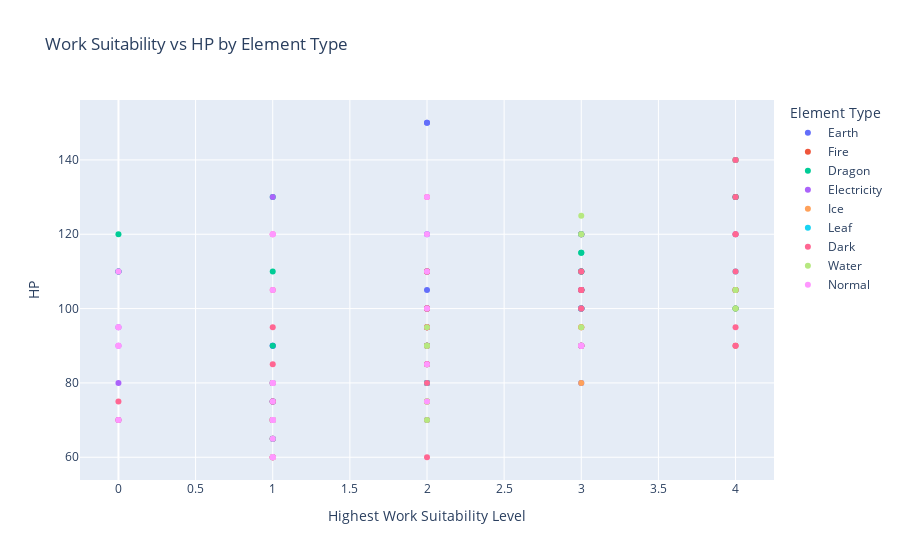
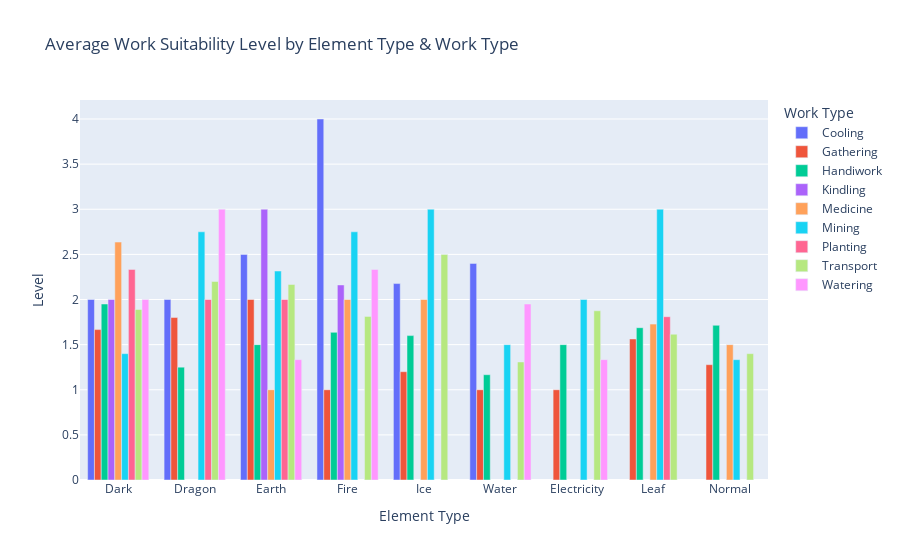
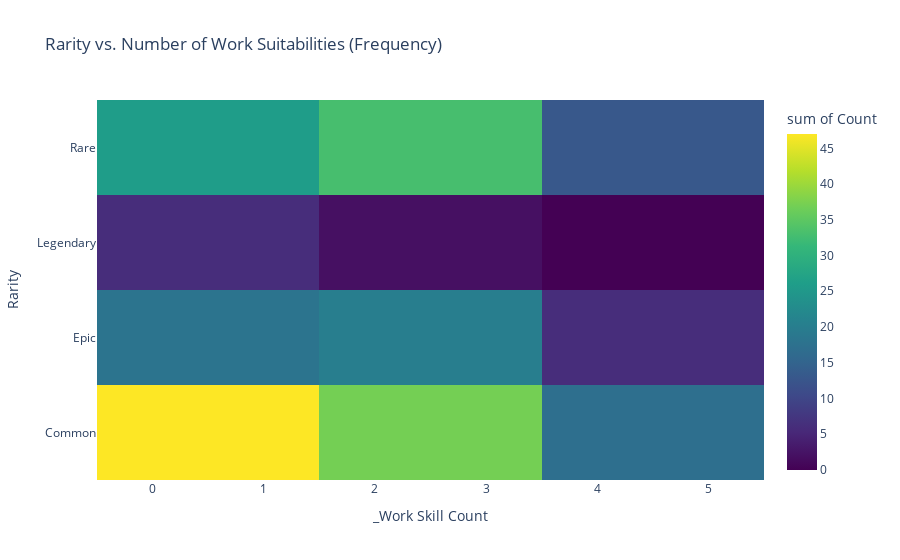
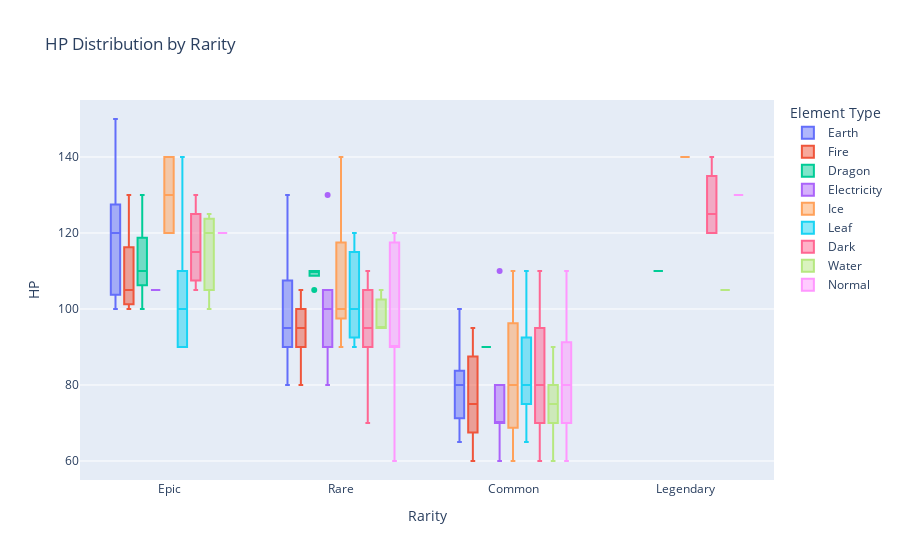

Notebook code cell kept with these figures, in order:
### Code cell
import re
import pandas as pd
import numpy as np
import plotly.express as px

# --- Config ---
KNOWN_WORK_ALIASES = {
    "medicine":"Medicine","medicineproduction":"Medicine",
    "transport":"Transport","transporting":"Transport",
    "cooling":"Cooling","watering":"Watering",
    "kindling":"Kindling","lumbering":"Lumbering",
    "planting":"Planting","gathering":"Gathering",
    "mining":"Mining","handiwork":"Handiwork"
}

# --- Detect work-type columns ---
def detect_work_cols(df):
    work_cols = []
    for c in df.columns:
        key = re.sub(r"[^a-z]","", c.lower())
        if key in KNOWN_WORK_ALIASES:
            work_cols.append(c)
    return work_cols

def unify_work_names(cols):
    out = {}
    for c in cols:
        key = re.sub(r"[^a-z]","", c.lower())
        out[c] = KNOWN_WORK_ALIASES.get(key, c)
    return out

def build_features(df, work_cols):
    out = df.copy()
    if work_cols:
        levels = out[work_cols].apply(pd.to_numeric, errors="coerce").fillna(0)
        out["Highest Work Suitability Level"] = levels.max(axis=1)
        aliases = unify_work_names(work_cols)
        def summarize(row):
            items = []
            for c in work_cols:
                v = pd.to_numeric(row[c], errors="coerce")
                if pd.notna(v) and v > 0:
                    items.append(f"{aliases[c]} {int(v)}")
            return ", ".join(items) if items else "None"
        out["Work Types"] = out.apply(summarize, axis=1)
        out["_Work Skill Count"] = (levels > 0).sum(axis=1)
    else:
        out["Highest Work Suitability Level"] = 0
        out["Work Types"] = "None"
        out["_Work Skill Count"] = 0
    return out

# --- Prepare data ---
work_cols = detect_work_cols(pal_frame)
pal_frame = build_features(pal_frame, work_cols)

# --- 1. Scatter Plot ---
fig1 = px.scatter(
    pal_frame,
    x="Highest Work Suitability Level",
    y="HP",
    color="Element Type",
    hover_data={"ID":True, "Rarity":True, "Work Types":True},
    title="Work Suitability vs HP by Element Type"
)
fig1.show()

# --- 2. Grouped Bar Chart ---
if work_cols:
    # ensure numeric work columns
    pal_frame[work_cols] = pal_frame[work_cols].apply(pd.to_numeric, errors="coerce")
    
    aliases = unify_work_names(work_cols)
    
    melted = pal_frame.melt(
        id_vars=["Element Type"],
        value_vars=work_cols,
        var_name="Work Type",
        value_name="Level"
    )
    melted["Work Type"] = melted["Work Type"].map(aliases)
    melted["Level"] = pd.to_numeric(melted["Level"], errors="coerce")
    melted = melted.dropna(subset=["Level"])  # or .fillna(0)
    
    agg_df = (
        melted
        .groupby(["Element Type", "Work Type"], as_index=False, observed=True)
        .agg(Level=("Level", "mean"))
    )
    
    fig2 = px.bar(
        agg_df,
        x="Element Type", y="Level", color="Work Type",
        barmode="group",
        title="Average Work Suitability Level by Element Type & Work Type"
    )
    fig2.show()


# --- 3. Heatmap ---
if work_cols and "Rarity" in pal_frame:
    heat_df = pal_frame.groupby(["Rarity","_Work Skill Count"]).size().reset_index(name="Count")
    fig3 = px.density_heatmap(
        heat_df,
        x="_Work Skill Count", y="Rarity", z="Count", color_continuous_scale="Viridis",
        title="Rarity vs. Number of Work Suitabilities (Frequency)"
    )
    fig3.show()

# --- 4. Boxplots ---
if "Rarity" in pal_frame:
    fig4 = px.box(pal_frame, x="Rarity", y="HP", color="Element Type",
                  title="HP Distribution by Rarity")
    fig4.show()
    fig5 = px.box(pal_frame, x="Rarity", y="Defense", color="Element Type",
                  title="Defense Distribution by Rarity")
    fig5.show()

### Figure 1 — Plotly figure (JSON) as saved in the notebook; plotly's stock layout.template omitted (floating-point values rounded to 4 significant figures; data arrays with more than 128 entries replaced by an {"elided": "..."} marker saying what was removed)
{"data": [{"customdata": [["#100", "Epic", "Handiwork 4, Mining 3, Transport 2"], ["#145", "Rare", "Mining 2, Gathering 4, Planting 4"], ["#83", "Rare", "Handiwork 1, Mining 3, Transport 3"], ["#123", "Rare", "Gathering 2"], ["#67", "Rare", "Mining 3"], ["#43", "Common", "Mining 2, Transport 1, Watering 1"], ["#43", "Rare", "Mining 2, Transport 1, Watering 1"], ["#37", "Rare", "None"], ["#22", "Common", "Handiwork 1, Mining 1, Transport 1"], ["#140", "Epic", "Gathering 2"], ["#49", "Rare", "Handiwork 1, Mining 2, Transport 3"], ["#13", "Common", "Planting 1"], ["#32", "Common", "Handiwork 1, Transport 2, Gathering 1"], ["#117", "Common", "Mining 1"], ["#120", "Epic", "Mining 4, Transport 4, Gathering 3"], ["#90", "Epic", "Mining 2, Planting 2"], ["#90", "Epic", "Mining 2, Cooling 2"], ["#99", "Epic", "Mining 3"], ["#99", "Epic", "Mining 3"], ["#119", "Rare", "Gathering 1, Medicine 1"], ["#88", "Rare", "Mining 3, Kindling 3"], ["#88", "Rare", "Mining 3, Cooling 3"], ["#48", "Rare", "Handiwork 2, Transport 2, Gathering 2, Medicine 1"], ["#20", "Common", "Mining 1"], ["#65", "Rare", "Gathering 1"], ["#148", "Common", "Mining 1, Transport 1, Watering 2"], ["#92", "Epic", "Handiwork 1, Transport 3, Planting 1"], ["#92", "Epic", "Handiwork 1, Mining 3, Transport 3"]], "hovertemplate": "Element Type=Earth<br>Highest Work Suitability Level=%{x}<br>HP=%{y}<br>ID=%{customdata[0]}<br>Rarity=%{customdata[1]}<br>Work Types=%{customdata[2]}<extra></extra>", "legendgroup": "Earth", "marker": {"color": "#636efa", "symbol": "circle"}, "mode": "markers", "name": "Earth", "orientation": "v", "showlegend": true, "type": "scatter", "x": [4, 4, 3, 2, 3, 2, 2, 0, 1, 2, 3, 1, 2, 1, 4, 2, 2, 3, 3, 1, 3, 3, 2, 1, 1, 2, 3, 3], "xaxis": "x", "y": [120, 130, 100, 95, 80, 100, 105, 95, 65, 120, 90, 70, 80, 75, 105, 150, 150, 100, 100, 90, 110, 110, 90, 80, 90, 85, 120, 120], "yaxis": "y"}, {"customdata": [["#42", "Common", "Kindling 2"], ["#96", "Epic", "Mining 4, Kindling 3"], ["#96", "Epic", "Mining 4, Kindling 4"], ["#84", "Rare", "Kindling 3"], ["#84", "Epic", "Kindling 3"], ["#72", "Rare", "Handiwork 1, Transport 2, Kindling 2, Gathering 1"], ["#72", "Rare", "Handiwork 1, Transport 2, Kindling 2, Gathering 1"], ["#55", "Rare", "Kindling 2, Gathering 1"], ["#105", "Epic", "Transport 3, Kindling 3"], ["#152", "Common", "Transport 1, Kindling 2, Watering 2"], ["#70", "Common", "Handiwork 1, Transport 1, Kindling 1"], ["#5", "Common", "Kindling 1"], ["#6", "Common", "Handiwork 1, Transport 1, Kindling 1, Watering 1"], ["#153", "Rare", "Transport 2, Kindling 3, Watering 4"], ["#31", "Common", "Handiwork 1, Transport 1, Kindling 2"], ["#40", "Common", "Handiwork 2, Mining 1, Transport 2, Kindling 1"], ["#101", "Epic", "Kindling 4"], ["#75", "Rare", "Handiwork 2, Transport 2, Kindling 2, Medicine 2"], ["#81", "Common", "Kindling 1"], ["#61", "Rare", "Kindling 2"], ["#45", "Common", "Handiwork 1, Transport 1, Kindling 1, Gathering 1"], ["#58", "Rare", "Kindling 2"], ["#58", "Rare", "Kindling 2"], ["#74", "Rare", "Transport 3, Kindling 3"], ["#-1", "Common", "Transport 1"], ["#9", "Common", "Kindling 1"], ["#118", "Rare", "Handiwork 2, Mining 2, Kindling 3, Gathering 1"], ["#102", "Epic", "Kindling 3"], ["#71", "Common", "Transport 3, Kindling 1"], ["#154", "Epic", "Kindling 3, Cooling 4"], ["#76", "Rare", "Handiwork 3, Transport 2, Kindling 2"], ["#76", "Rare", "Handiwork 3, Transport 2, Kindling 2"]], "hovertemplate": "Element Type=Fire<br>Highest Work Suitability Level=%{x}<br>HP=%{y}<br>ID=%{customdata[0]}<br>Rarity=%{customdata[1]}<br>Work Types=%{customdata[2]}<extra></extra>", "legendgroup": "Fire", "marker": {"color": "#EF553B", "symbol": "circle"}, "mode": "markers", "name": "Fire", "orientation": "v", "showlegend": true, "type": "scatter", "x": [2, 4, 4, 3, 3, 2, 2, 2, 3, 2, 1, 1, 1, 4, 2, 2, 4, 2, 1, 2, 1, 2, 2, 3, 1, 1, 3, 3, 3, 4, 3, 3], "xaxis": "x", "y": [85, 100, 105, 105, 105, 80, 80, 90, 100, 75, 60, 65, 60, 90, 90, 95, 130, 95, 70, 100, 80, 100, 100, 95, 70, 75, 105, 120, 90, 105, 90, 90], "yaxis": "y"}, {"customdata": [["#98", "Epic", "Handiwork 1, Mining 4"], ["#82", "Rare", "Watering 3"], ["#82", "Epic", "Cooling 3"], ["#55", "Common", "Gathering 1, Cooling 1"], ["#64", "Rare", "Planting 2"], ["#64", "Rare", "None"], ["#80", "Rare", "None"], ["#80", "Epic", "Watering 3"], ["#111", "Legendary", "Gathering 3"], ["#101", "Epic", "Watering 4"], ["#106", "Epic", "Handiwork 2, Transport 3"], ["#95", "Rare", "Handiwork 1, Mining 2, Transport 3, Gathering 2"], ["#95", "Epic", "Handiwork 1, Mining 2, Transport 3, Gathering 2, Planting 2"], ["#85", "Epic", "Transport 1, Watering 2"], ["#85", "Epic", "Transport 1"], ["#130", "Epic", "None"], ["#126", "Epic", "Mining 3"], ["#127", "Epic", "Gathering 1"]], "hovertemplate": "Element Type=Dragon<br>Highest Work Suitability Level=%{x}<br>HP=%{y}<br>ID=%{customdata[0]}<br>Rarity=%{customdata[1]}<br>Work Types=%{customdata[2]}<extra></extra>", "legendgroup": "Dragon", "marker": {"color": "#00cc96", "symbol": "circle"}, "mode": "markers", "name": "Dragon", "orientation": "v", "showlegend": true, "type": "scatter", "x": [4, 3, 3, 1, 2, 0, 0, 3, 3, 4, 3, 3, 3, 2, 1, 0, 3, 1], "xaxis": "x", "y": [100, 110, 115, 90, 110, 110, 110, 115, 110, 130, 100, 105, 105, 110, 110, 120, 110, 130], "yaxis": "y"}, {"customdata": [["#136", "Rare", "Gathering 1"], ["#73", "Rare", "Transport 3, Gathering 1"], ["#25", "Common", "Transport 1, Watering 1"], ["#62", "Common", "Handiwork 1, Transport 1"], ["#93", "Common", "None"], ["#103", "Epic", "Handiwork 2, Transport 3"], ["#12", "Common", "None"], ["#33", "Rare", "Handiwork 2, Transport 3"], ["#10", "Common", "Handiwork 1, Transport 1, Watering 1"], ["#11", "Rare", "Handiwork 2, Mining 2, Transport 2, Watering 2"], ["#60", "Rare", "None"], ["#7", "Common", "Handiwork 1, Transport 1"], ["#56", "Rare", "None"]], "hovertemplate": "Element Type=Electricity<br>Highest Work Suitability Level=%{x}<br>HP=%{y}<br>ID=%{customdata[0]}<br>Rarity=%{customdata[1]}<br>Work Types=%{customdata[2]}<extra></extra>", "legendgroup": "Electricity", "marker": {"color": "#ab63fa", "symbol": "circle"}, "mode": "markers", "name": "Electricity", "orientation": "v", "showlegend": true, "type": "scatter", "x": [1, 3, 1, 1, 0, 3, 0, 3, 1, 2, 0, 1, 0], "xaxis": "x", "y": [130, 105, 80, 70, 110, 105, 70, 100, 70, 100, 90, 60, 80], "yaxis": "y"}, {"customdata": [["#137", "Epic", "Mining 3, Cooling 4"], ["#83", "Rare", "Handiwork 1, Transport 3, Cooling 3"], ["#57", "Rare", "Cooling 2"], ["#5", "Common", "Cooling 1"], ["#110", "Legendary", "Cooling 4"], ["#143", "Common", "Gathering 1, Cooling 2"], ["#32", "Common", "Handiwork 1, Transport 2, Gathering 1, Cooling 1"], ["#142", "Common", "Handiwork 2, Transport 1, Cooling 3, Medicine 2"], ["#12", "Common", "Cooling 1"], ["#89", "Epic", "Gathering 1, Cooling 3"], ["#46", "Common", "Handiwork 2, Cooling 3"], ["#24", "Common", "Cooling 1"], ["#59", "Common", "Cooling 2"], ["#79", "Rare", "Cooling 2, Medicine 2"], ["#53", "Common", "Gathering 1, Cooling 1"], ["#54", "Rare", "Gathering 2, Cooling 2"], ["#91", "Rare", "Handiwork 2, Transport 4, Cooling 2"]], "hovertemplate": "Element Type=Ice<br>Highest Work Suitability Level=%{x}<br>HP=%{y}<br>ID=%{customdata[0]}<br>Rarity=%{customdata[1]}<br>Work Types=%{customdata[2]}<extra></extra>", "legendgroup": "Ice", "marker": {"color": "#FFA15A", "symbol": "circle"}, "mode": "markers", "name": "Ice", "orientation": "v", "showlegend": true, "type": "scatter", "x": [4, 3, 2, 1, 4, 2, 2, 3, 1, 3, 3, 1, 2, 2, 1, 2, 4], "xaxis": "x", "y": [140, 100, 90, 65, 140, 110, 80, 95, 70, 120, 80, 70, 100, 110, 60, 100, 140], "yaxis": "y"}, {"customdata": [["#50", "Common", "Handiwork 1, Transport 2, Gathering 1, Medicine 1, Planting 1"], ["#30", "Common", "Handiwork 1, Transport 1, Gathering 1, Medicine 2, Planting 1"], ["#86", "Rare", "Planting 3"], ["#35", "Common", "Planting 2"], ["#41", "Common", "Medicine 1, Planting 2"], ["#51", "Epic", "Handiwork 2, Gathering 2, Medicine 2, Planting 2"], ["#28", "Common", "Handiwork 1, Transport 1, Gathering 1, Medicine 1, Planting 1"], ["#-1", "Common", "Transport 1"], ["#141", "Common", "Transport 1, Gathering 1, Planting 2"], ["#4", "Common", "Handiwork 1, Gathering 1, Medicine 1, Planting 1"], ["#115", "Common", "Handiwork 2, Gathering 1, Medicine 2, Planting 2"], ["#104", "Epic", "Handiwork 3, Gathering 2, Medicine 3, Planting 4"], ["#33", "Rare", "Handiwork 2, Transport 3, Planting 2"], ["#144", "Common", "Mining 3, Gathering 2, Planting 2"], ["#87", "Epic", "Handiwork 2, Transport 1, Gathering 2, Medicine 2, Planting 3"], ["#39", "Common", "Handiwork 1, Transport 1, Gathering 1, Planting 1"], ["#48", "Rare", "Handiwork 2, Transport 2, Gathering 2, Medicine 1, Planting 1"], ["#116", "Common", "Handiwork 1, Gathering 2, Planting 2"], ["#8", "Common", "Handiwork 1, Transport 1, Gathering 1, Planting 1"], ["#78", "Epic", "Handiwork 2, Transport 1, Gathering 2, Medicine 3, Planting 2"], ["#77", "Epic", "Handiwork 3, Transport 2, Gathering 3, Planting 2"], ["#91", "Epic", "Handiwork 2, Transport 4, Planting 1"]], "hovertemplate": "Element Type=Leaf<br>Highest Work Suitability Level=%{x}<br>HP=%{y}<br>ID=%{customdata[0]}<br>Rarity=%{customdata[1]}<br>Work Types=%{customdata[2]}<extra></extra>", "legendgroup": "Leaf", "marker": {"color": "#19d3f3", "symbol": "circle"}, "mode": "markers", "name": "Leaf", "orientation": "v", "showlegend": true, "type": "scatter", "x": [2, 2, 3, 2, 2, 2, 1, 1, 2, 1, 2, 4, 3, 3, 3, 1, 2, 2, 1, 3, 3, 4], "xaxis": "x", "y": [80, 80, 120, 100, 70, 90, 75, 65, 80, 75, 90, 110, 100, 105, 100, 80, 90, 110, 80, 100, 90, 140], "yaxis": "y"}, {"customdata": {"elided": "44x3 str values"}, "hovertemplate": "Element Type=Dark<br>Highest Work Suitability Level=%{x}<br>HP=%{y}<br>ID=%{customdata[0]}<br>Rarity=%{customdata[1]}<br>Work Types=%{customdata[2]}<extra></extra>", "legendgroup": "Dark", "marker": {"color": "#FF6692", "symbol": "circle"}, "mode": "markers", "name": "Dark", "orientation": "v", "showlegend": true, "type": "scatter", "x": [4, 4, 2, 0, 1, 1, 1, 1, 1, 4, 3, 4, 4, 2, 3, 3, 1, 2, 2, 2, 2, 2, 1, 2, 3, 2, 0, 2, 3, 1, 3, 1, 3, 1, 4, 1, 2, 2, 4, 2, 2, 2, 3, 2], "xaxis": "x", "y": [120, 120, 100, 75, 85, 70, 70, 105, 70, 110, 100, 140, 90, 70, 100, 105, 70, 95, 90, 90, 60, 100, 80, 80, 110, 75, 70, 130, 105, 75, 110, 95, 105, 75, 130, 120, 110, 85, 95, 110, 110, 95, 90, 90], "yaxis": "y"}, {"customdata": [["#-1", "Common", "Transport 1"], ["#86", "Epic", "Watering 3"], ["#25", "Common", "Transport 1, Watering 1"], ["#114", "Common", "Handiwork 1, Transport 1, Gathering 1, Watering 1"], ["#105", "Epic", "Transport 3, Watering 4"], ["#152", "Common", "Transport 1, Watering 2"], ["#6", "Common", "Handiwork 1, Transport 1, Watering 1"], ["#31", "Common", "Handiwork 1, Transport 1, Watering 2"], ["#150", "Common", "Handiwork 1, Transport 1, Watering 2"], ["#81", "Common", "Watering 1"], ["#23", "Common", "Transport 2, Gathering 1, Watering 1"], ["#146", "Common", "Transport 1, Watering 1, Cooling 2"], ["#155", "Legendary", "Watering 4"], ["#10", "Common", "Handiwork 1, Transport 1, Watering 1, Cooling 1"], ["#11", "Rare", "Handiwork 2, Mining 2, Transport 2, Watering 2, Cooling 2"], ["#147", "Rare", "Watering 2, Cooling 3"], ["#65", "Common", "Watering 2"], ["#102", "Epic", "Watering 3"], ["#16", "Common", "Watering 1"], ["#148", "Common", "Mining 1, Transport 1, Watering 2"], ["#154", "Rare", "Watering 3, Cooling 4"]], "hovertemplate": "Element Type=Water<br>Highest Work Suitability Level=%{x}<br>HP=%{y}<br>ID=%{customdata[0]}<br>Rarity=%{customdata[1]}<br>Work Types=%{customdata[2]}<extra></extra>", "legendgroup": "Water", "marker": {"color": "#B6E880", "symbol": "circle"}, "mode": "markers", "name": "Water", "orientation": "v", "showlegend": true, "type": "scatter", "x": [1, 3, 1, 1, 4, 2, 1, 2, 2, 1, 2, 2, 4, 1, 2, 3, 2, 3, 1, 2, 4], "xaxis": "x", "y": [70, 120, 80, 80, 100, 75, 60, 90, 75, 70, 70, 75, 105, 70, 95, 95, 90, 125, 70, 75, 105], "yaxis": "y"}, {"customdata": [["#2", "Common", "Handiwork 1, Mining 1, Transport 1, Gathering 1"], ["#-1", "Common", "Gathering 1"], ["#132", "Rare", "Gathering 1"], ["#3", "Common", "Gathering 1"], ["#18", "Common", "Gathering 1"], ["#26", "Common", "Gathering 1"], ["#122", "Rare", "Handiwork 3, Transport 2, Gathering 2, Medicine 1"], ["#37", "Common", "None"], ["#-1", "Common", "None"], ["#93", "Common", "None"], ["#47", "Common", "Gathering 2"], ["#49", "Rare", "Handiwork 1, Transport 3"], ["#52", "Rare", "Gathering 2"], ["#-1", "Common", "Gathering 1"], ["#-1", "Common", "Transport 1"], ["#89", "Epic", "Gathering 1"], ["#1", "Common", "Handiwork 1, Transport 1"], ["#69", "Rare", "Handiwork 2, Mining 1, Transport 2, Medicine 2"], ["#63", "Rare", "Handiwork 3, Transport 1, Gathering 1"], ["#36", "Common", "None"], ["#124", "Rare", "Transport 1, Gathering 1"], ["#29", "Common", "None"], ["#38", "Common", "Gathering 2"], ["#108", "Legendary", "Mining 2"], ["#-1", "Common", "Transport 1"], ["#39", "Common", "Handiwork 1, Transport 1, Gathering 1"], ["#27", "Common", "Gathering 1"], ["#14", "Common", "Gathering 1"], ["#34", "Common", "None"], ["#121", "Common", "Gathering 2"]], "hovertemplate": "Element Type=Normal<br>Highest Work Suitability Level=%{x}<br>HP=%{y}<br>ID=%{customdata[0]}<br>Rarity=%{customdata[1]}<br>Work Types=%{customdata[2]}<extra></extra>", "legendgroup": "Normal", "marker": {"color": "#FF97FF", "symbol": "circle"}, "mode": "markers", "name": "Normal", "orientation": "v", "showlegend": true, "type": "scatter", "x": [1, 1, 1, 1, 1, 1, 3, 0, 0, 0, 2, 3, 2, 1, 1, 1, 1, 2, 3, 0, 1, 0, 2, 2, 1, 1, 1, 1, 0, 2], "xaxis": "x", "y": [70, 65, 120, 60, 70, 80, 90, 95, 95, 110, 75, 90, 110, 80, 80, 120, 70, 120, 90, 90, 60, 90, 100, 130, 105, 75, 60, 70, 70, 85], "yaxis": "y"}], "layout": {"autosize": true, "legend": {"title": {"text": "Element Type"}, "tracegroupgap": 0}, "title": {"text": "Work Suitability vs HP by Element Type"}, "xaxis": {"anchor": "y", "autorange": true, "domain": [0, 1], "range": [-0.2433, 4.243], "title": {"text": "Highest Work Suitability Level"}, "type": "linear"}, "yaxis": {"anchor": "x", "autorange": true, "domain": [0, 1], "range": [52.57, 157.4], "title": {"text": "HP"}, "type": "linear"}}}

### Figure 2 — Plotly figure (JSON) as saved in the notebook; plotly's stock layout.template omitted (floating-point values rounded to 4 significant figures)
{"data": [{"alignmentgroup": "True", "hovertemplate": "Work Type=Cooling<br>Element Type=%{x}<br>Level=%{y}<extra></extra>", "legendgroup": "Cooling", "marker": {"color": "#636efa", "pattern": {"shape": ""}}, "name": "Cooling", "offsetgroup": "Cooling", "orientation": "v", "showlegend": true, "textposition": "auto", "type": "bar", "x": ["Dark", "Dragon", "Earth", "Fire", "Ice", "Water"], "xaxis": "x", "y": [2, 2, 2.5, 4, 2.176, 2.4], "yaxis": "y"}, {"alignmentgroup": "True", "hovertemplate": "Work Type=Gathering<br>Element Type=%{x}<br>Level=%{y}<extra></extra>", "legendgroup": "Gathering", "marker": {"color": "#EF553B", "pattern": {"shape": ""}}, "name": "Gathering", "offsetgroup": "Gathering", "orientation": "v", "showlegend": true, "textposition": "auto", "type": "bar", "x": ["Dark", "Dragon", "Earth", "Electricity", "Fire", "Ice", "Leaf", "Normal", "Water"], "xaxis": "x", "y": [1.667, 1.8, 2, 1, 1, 1.2, 1.562, 1.278, 1], "yaxis": "y"}, {"alignmentgroup": "True", "hovertemplate": "Work Type=Handiwork<br>Element Type=%{x}<br>Level=%{y}<extra></extra>", "legendgroup": "Handiwork", "marker": {"color": "#00cc96", "pattern": {"shape": ""}}, "name": "Handiwork", "offsetgroup": "Handiwork", "orientation": "v", "showlegend": true, "textposition": "auto", "type": "bar", "x": ["Dark", "Dragon", "Earth", "Electricity", "Fire", "Ice", "Leaf", "Normal", "Water"], "xaxis": "x", "y": [1.95, 1.25, 1.5, 1.5, 1.636, 1.6, 1.688, 1.714, 1.167], "yaxis": "y"}, {"alignmentgroup": "True", "hovertemplate": "Work Type=Kindling<br>Element Type=%{x}<br>Level=%{y}<extra></extra>", "legendgroup": "Kindling", "marker": {"color": "#ab63fa", "pattern": {"shape": ""}}, "name": "Kindling", "offsetgroup": "Kindling", "orientation": "v", "showlegend": true, "textposition": "auto", "type": "bar", "x": ["Dark", "Earth", "Fire"], "xaxis": "x", "y": [2, 3, 2.161], "yaxis": "y"}, {"alignmentgroup": "True", "hovertemplate": "Work Type=Medicine<br>Element Type=%{x}<br>Level=%{y}<extra></extra>", "legendgroup": "Medicine", "marker": {"color": "#FFA15A", "pattern": {"shape": ""}}, "name": "Medicine", "offsetgroup": "Medicine", "orientation": "v", "showlegend": true, "textposition": "auto", "type": "bar", "x": ["Dark", "Earth", "Fire", "Ice", "Leaf", "Normal"], "xaxis": "x", "y": [2.636, 1, 2, 2, 1.727, 1.5], "yaxis": "y"}, {"alignmentgroup": "True", "hovertemplate": "Work Type=Mining<br>Element Type=%{x}<br>Level=%{y}<extra></extra>", "legendgroup": "Mining", "marker": {"color": "#19d3f3", "pattern": {"shape": ""}}, "name": "Mining", "offsetgroup": "Mining", "orientation": "v", "showlegend": true, "textposition": "auto", "type": "bar", "x": ["Dark", "Dragon", "Earth", "Electricity", "Fire", "Ice", "Leaf", "Normal", "Water"], "xaxis": "x", "y": [1.4, 2.75, 2.316, 2, 2.75, 3, 3, 1.333, 1.5], "yaxis": "y"}, {"alignmentgroup": "True", "hovertemplate": "Work Type=Planting<br>Element Type=%{x}<br>Level=%{y}<extra></extra>", "legendgroup": "Planting", "marker": {"color": "#FF6692", "pattern": {"shape": ""}}, "name": "Planting", "offsetgroup": "Planting", "orientation": "v", "showlegend": true, "textposition": "auto", "type": "bar", "x": ["Dark", "Dragon", "Earth", "Leaf"], "xaxis": "x", "y": [2.333, 2, 2, 1.81], "yaxis": "y"}, {"alignmentgroup": "True", "hovertemplate": "Work Type=Transport<br>Element Type=%{x}<br>Level=%{y}<extra></extra>", "legendgroup": "Transport", "marker": {"color": "#B6E880", "pattern": {"shape": ""}}, "name": "Transport", "offsetgroup": "Transport", "orientation": "v", "showlegend": true, "textposition": "auto", "type": "bar", "x": ["Dark", "Dragon", "Earth", "Electricity", "Fire", "Ice", "Leaf", "Normal", "Water"], "xaxis": "x", "y": [1.889, 2.2, 2.167, 1.875, 1.812, 2.5, 1.615, 1.4, 1.308], "yaxis": "y"}, {"alignmentgroup": "True", "hovertemplate": "Work Type=Watering<br>Element Type=%{x}<br>Level=%{y}<extra></extra>", "legendgroup": "Watering", "marker": {"color": "#FF97FF", "pattern": {"shape": ""}}, "name": "Watering", "offsetgroup": "Watering", "orientation": "v", "showlegend": true, "textposition": "auto", "type": "bar", "x": ["Dark", "Dragon", "Earth", "Electricity", "Fire", "Water"], "xaxis": "x", "y": [2, 3, 1.333, 1.333, 2.333, 1.95], "yaxis": "y"}], "layout": {"autosize": true, "barmode": "group", "legend": {"title": {"text": "Work Type"}, "tracegroupgap": 0}, "title": {"text": "Average Work Suitability Level by Element Type & Work Type"}, "xaxis": {"anchor": "y", "autorange": true, "domain": [0, 1], "range": [-0.5, 8.5], "title": {"text": "Element Type"}, "type": "category"}, "yaxis": {"anchor": "x", "autorange": true, "domain": [0, 1], "range": [0, 4.211], "title": {"text": "Level"}, "type": "linear"}}}

### Figure 3 — Plotly figure (JSON) as saved in the notebook; plotly's stock layout.template omitted (floating-point values rounded to 4 significant figures)
{"data": [{"coloraxis": "coloraxis", "histfunc": "sum", "hovertemplate": "_Work Skill Count=%{x}<br>Rarity=%{y}<br>sum of Count=%{z}<extra></extra>", "name": "", "type": "histogram2d", "x": [0, 1, 2, 3, 4, 5, 0, 1, 2, 3, 4, 5, 1, 3, 0, 1, 2, 3, 4, 5], "xaxis": "x", "xbingroup": "x", "y": ["Common", "Common", "Common", "Common", "Common", "Common", "Epic", "Epic", "Epic", "Epic", "Epic", "Epic", "Legendary", "Legendary", "Rare", "Rare", "Rare", "Rare", "Rare", "Rare"], "yaxis": "y", "ybingroup": "y", "z": [10, 37, 12, 25, 14, 3, 1, 17, 13, 7, 3, 3, 6, 2, 5, 21, 17, 16, 10, 3]}], "layout": {"autosize": true, "coloraxis": {"colorbar": {"title": {"text": "sum of Count"}}, "colorscale": [[0, "#440154"], [0.1111, "#482878"], [0.2222, "#3e4989"], [0.3333, "#31688e"], [0.4444, "#26828e"], [0.5556, "#1f9e89"], [0.6667, "#35b779"], [0.7778, "#6ece58"], [0.8889, "#b5de2b"], [1, "#fde725"]]}, "legend": {"tracegroupgap": 0}, "title": {"text": "Rarity vs. Number of Work Suitabilities (Frequency)"}, "xaxis": {"anchor": "y", "autorange": true, "domain": [0, 1], "range": [-0.5, 5.5], "title": {"text": "_Work Skill Count"}, "type": "linear"}, "yaxis": {"anchor": "x", "autorange": true, "domain": [0, 1], "range": [-0.5, 3.5], "title": {"text": "Rarity"}, "type": "category"}}}

### Figure 4 — Plotly figure (JSON) as saved in the notebook; plotly's stock layout.template omitted (floating-point values rounded to 4 significant figures)
{"data": [{"alignmentgroup": "True", "hovertemplate": "Element Type=Earth<br>Rarity=%{x}<br>HP=%{y}<extra></extra>", "legendgroup": "Earth", "marker": {"color": "#636efa"}, "name": "Earth", "notched": false, "offsetgroup": "Earth", "orientation": "v", "showlegend": true, "type": "box", "x": ["Epic", "Rare", "Rare", "Rare", "Rare", "Common", "Rare", "Rare", "Common", "Epic", "Rare", "Common", "Common", "Common", "Epic", "Epic", "Epic", "Epic", "Epic", "Rare", "Rare", "Rare", "Rare", "Common", "Rare", "Common", "Epic", "Epic"], "x0": " ", "xaxis": "x", "y": [120, 130, 100, 95, 80, 100, 105, 95, 65, 120, 90, 70, 80, 75, 105, 150, 150, 100, 100, 90, 110, 110, 90, 80, 90, 85, 120, 120], "y0": " ", "yaxis": "y"}, {"alignmentgroup": "True", "hovertemplate": "Element Type=Fire<br>Rarity=%{x}<br>HP=%{y}<extra></extra>", "legendgroup": "Fire", "marker": {"color": "#EF553B"}, "name": "Fire", "notched": false, "offsetgroup": "Fire", "orientation": "v", "showlegend": true, "type": "box", "x": ["Common", "Epic", "Epic", "Rare", "Epic", "Rare", "Rare", "Rare", "Epic", "Common", "Common", "Common", "Common", "Rare", "Common", "Common", "Epic", "Rare", "Common", "Rare", "Common", "Rare", "Rare", "Rare", "Common", "Common", "Rare", "Epic", "Common", "Epic", "Rare", "Rare"], "x0": " ", "xaxis": "x", "y": [85, 100, 105, 105, 105, 80, 80, 90, 100, 75, 60, 65, 60, 90, 90, 95, 130, 95, 70, 100, 80, 100, 100, 95, 70, 75, 105, 120, 90, 105, 90, 90], "y0": " ", "yaxis": "y"}, {"alignmentgroup": "True", "hovertemplate": "Element Type=Dragon<br>Rarity=%{x}<br>HP=%{y}<extra></extra>", "legendgroup": "Dragon", "marker": {"color": "#00cc96"}, "name": "Dragon", "notched": false, "offsetgroup": "Dragon", "orientation": "v", "showlegend": true, "type": "box", "x": ["Epic", "Rare", "Epic", "Common", "Rare", "Rare", "Rare", "Epic", "Legendary", "Epic", "Epic", "Rare", "Epic", "Epic", "Epic", "Epic", "Epic", "Epic"], "x0": " ", "xaxis": "x", "y": [100, 110, 115, 90, 110, 110, 110, 115, 110, 130, 100, 105, 105, 110, 110, 120, 110, 130], "y0": " ", "yaxis": "y"}, {"alignmentgroup": "True", "hovertemplate": "Element Type=Electricity<br>Rarity=%{x}<br>HP=%{y}<extra></extra>", "legendgroup": "Electricity", "marker": {"color": "#ab63fa"}, "name": "Electricity", "notched": false, "offsetgroup": "Electricity", "orientation": "v", "showlegend": true, "type": "box", "x": ["Rare", "Rare", "Common", "Common", "Common", "Epic", "Common", "Rare", "Common", "Rare", "Rare", "Common", "Rare"], "x0": " ", "xaxis": "x", "y": [130, 105, 80, 70, 110, 105, 70, 100, 70, 100, 90, 60, 80], "y0": " ", "yaxis": "y"}, {"alignmentgroup": "True", "hovertemplate": "Element Type=Ice<br>Rarity=%{x}<br>HP=%{y}<extra></extra>", "legendgroup": "Ice", "marker": {"color": "#FFA15A"}, "name": "Ice", "notched": false, "offsetgroup": "Ice", "orientation": "v", "showlegend": true, "type": "box", "x": ["Epic", "Rare", "Rare", "Common", "Legendary", "Common", "Common", "Common", "Common", "Epic", "Common", "Common", "Common", "Rare", "Common", "Rare", "Rare"], "x0": " ", "xaxis": "x", "y": [140, 100, 90, 65, 140, 110, 80, 95, 70, 120, 80, 70, 100, 110, 60, 100, 140], "y0": " ", "yaxis": "y"}, {"alignmentgroup": "True", "hovertemplate": "Element Type=Leaf<br>Rarity=%{x}<br>HP=%{y}<extra></extra>", "legendgroup": "Leaf", "marker": {"color": "#19d3f3"}, "name": "Leaf", "notched": false, "offsetgroup": "Leaf", "orientation": "v", "showlegend": true, "type": "box", "x": ["Common", "Common", "Rare", "Common", "Common", "Epic", "Common", "Common", "Common", "Common", "Common", "Epic", "Rare", "Common", "Epic", "Common", "Rare", "Common", "Common", "Epic", "Epic", "Epic"], "x0": " ", "xaxis": "x", "y": [80, 80, 120, 100, 70, 90, 75, 65, 80, 75, 90, 110, 100, 105, 100, 80, 90, 110, 80, 100, 90, 140], "y0": " ", "yaxis": "y"}, {"alignmentgroup": "True", "hovertemplate": "Element Type=Dark<br>Rarity=%{x}<br>HP=%{y}<extra></extra>", "legendgroup": "Dark", "marker": {"color": "#FF6692"}, "name": "Dark", "notched": false, "offsetgroup": "Dark", "orientation": "v", "showlegend": true, "type": "box", "x": ["Legendary", "Legendary", "Common", "Common", "Rare", "Common", "Common", "Common", "Common", "Rare", "Rare", "Legendary", "Rare", "Rare", "Rare", "Epic", "Common", "Rare", "Common", "Rare", "Common", "Rare", "Common", "Common", "Epic", "Rare", "Common", "Legendary", "Rare", "Rare", "Common", "Common", "Rare", "Common", "Epic", "Epic", "Rare", "Common", "Common", "Rare", "Common", "Rare", "Rare", "Rare"], "x0": " ", "xaxis": "x", "y": [120, 120, 100, 75, 85, 70, 70, 105, 70, 110, 100, 140, 90, 70, 100, 105, 70, 95, 90, 90, 60, 100, 80, 80, 110, 75, 70, 130, 105, 75, 110, 95, 105, 75, 130, 120, 110, 85, 95, 110, 110, 95, 90, 90], "y0": " ", "yaxis": "y"}, {"alignmentgroup": "True", "hovertemplate": "Element Type=Water<br>Rarity=%{x}<br>HP=%{y}<extra></extra>", "legendgroup": "Water", "marker": {"color": "#B6E880"}, "name": "Water", "notched": false, "offsetgroup": "Water", "orientation": "v", "showlegend": true, "type": "box", "x": ["Common", "Epic", "Common", "Common", "Epic", "Common", "Common", "Common", "Common", "Common", "Common", "Common", "Legendary", "Common", "Rare", "Rare", "Common", "Epic", "Common", "Common", "Rare"], "x0": " ", "xaxis": "x", "y": [70, 120, 80, 80, 100, 75, 60, 90, 75, 70, 70, 75, 105, 70, 95, 95, 90, 125, 70, 75, 105], "y0": " ", "yaxis": "y"}, {"alignmentgroup": "True", "hovertemplate": "Element Type=Normal<br>Rarity=%{x}<br>HP=%{y}<extra></extra>", "legendgroup": "Normal", "marker": {"color": "#FF97FF"}, "name": "Normal", "notched": false, "offsetgroup": "Normal", "orientation": "v", "showlegend": true, "type": "box", "x": ["Common", "Common", "Rare", "Common", "Common", "Common", "Rare", "Common", "Common", "Common", "Common", "Rare", "Rare", "Common", "Common", "Epic", "Common", "Rare", "Rare", "Common", "Rare", "Common", "Common", "Legendary", "Common", "Common", "Common", "Common", "Common", "Common"], "x0": " ", "xaxis": "x", "y": [70, 65, 120, 60, 70, 80, 90, 95, 95, 110, 75, 90, 110, 80, 80, 120, 70, 120, 90, 90, 60, 90, 100, 130, 105, 75, 60, 70, 70, 85], "y0": " ", "yaxis": "y"}], "layout": {"autosize": true, "boxmode": "group", "legend": {"title": {"text": "Element Type"}, "tracegroupgap": 0}, "title": {"text": "HP Distribution by Rarity"}, "xaxis": {"anchor": "y", "autorange": true, "domain": [0, 1], "range": [-0.5136, 3.514], "title": {"text": "Rarity"}, "type": "category"}, "yaxis": {"anchor": "x", "autorange": true, "domain": [0, 1], "range": [55, 155], "title": {"text": "HP"}, "type": "linear"}}}
